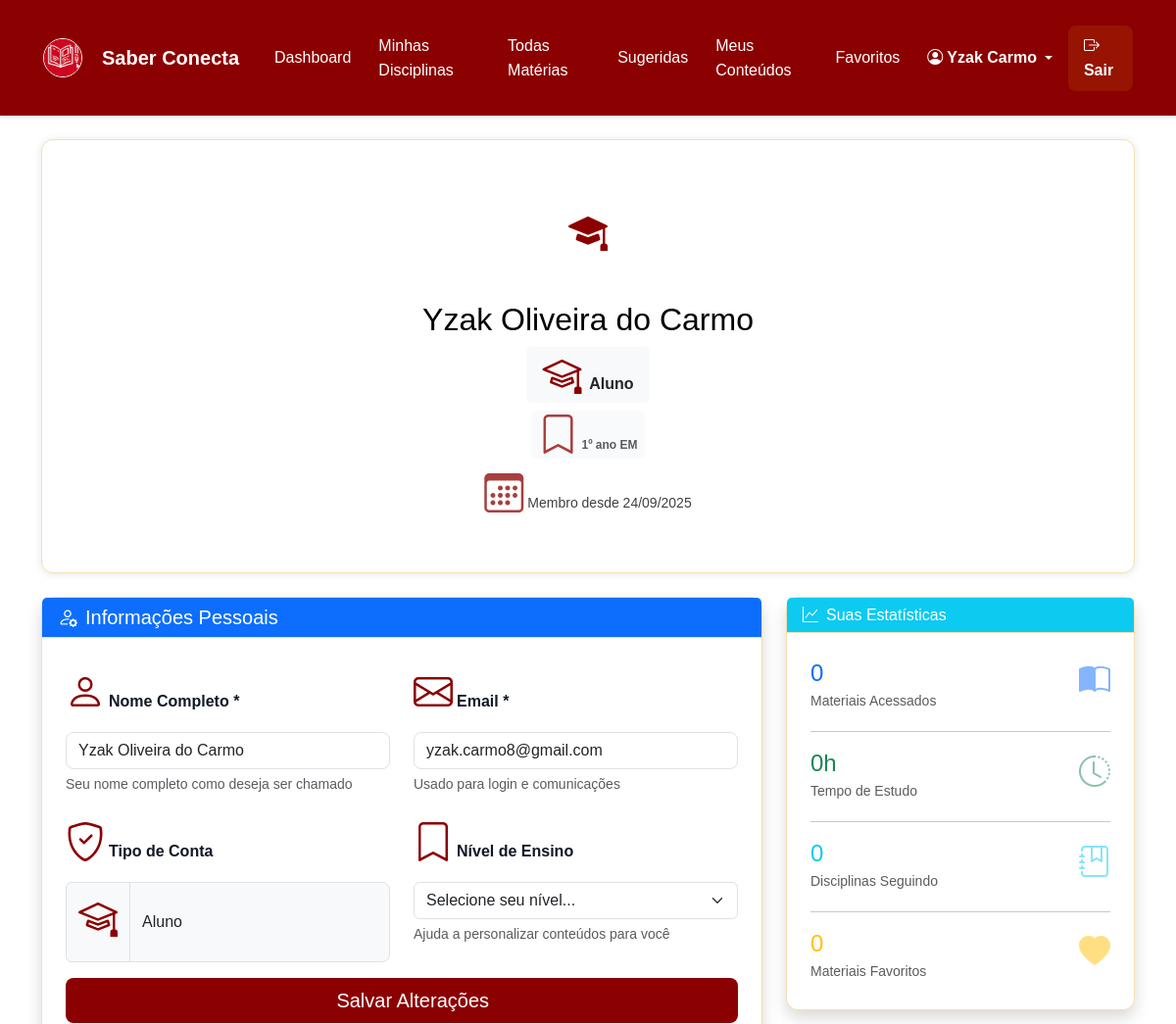
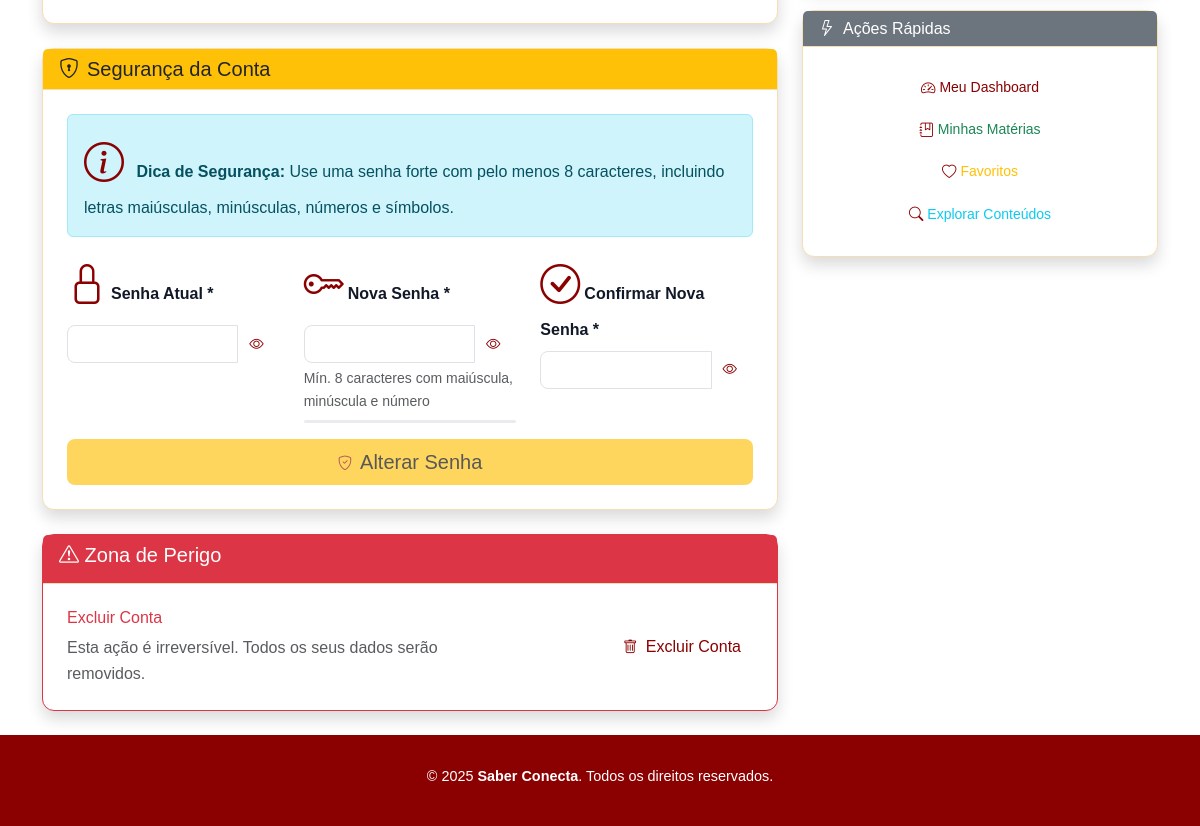
Screenshot of /?route=usuario/perfil (signed in) with the database file from the repository (2 pictures, top to bottom).
### tables this page shows
CREATE TABLE `usuarios` (
  `id` int(11) NOT NULL,
  `nome` varchar(150) NOT NULL,
  `email` varchar(150) NOT NULL,
  `senha` varchar(255) NOT NULL,
  `tipo` enum('aluno','professor','admin') NOT NULL DEFAULT 'aluno',
  `nivel_escolar` varchar(100) DEFAULT NULL,
  `especializacao` varchar(100) DEFAULT NULL,
  `instituicao` varchar(150) DEFAULT NULL,
  `bio` text DEFAULT NULL,
  `created_at` timestamp NULL DEFAULT current_timestamp()
);

### app/views/usuario/perfil.php (the view, shortened to what the rows shown need)
<?php include_once 'app/views/partials/header.php'; ?>
<div class="container my-4">
  <div class="row">
    <div class="col-12">
      <div class="card bg-gradient mb-4"
           style="background: linear-gradient(135deg, <?= $_SESSION['usuario_tipo'] === 'aluno' ? '#007bff, #6f42c1' : '#28a745, #17a2b8' ?>);">
        <div class="card-body text-center py-5">
          <div class="avatar-circle mx-auto mb-3"
               style="width: 100px; height: 100px; background: rgba(255,255,255,0.2); border-radius: 50%; display: flex; align-items: center; justify-content: center;">
            <i class="bi bi-<?= $_SESSION['usuario_tipo'] === 'aluno' ? 'mortarboard-fill' : 'person-workspace' ?> fs-1"></i>
          </div>
          <h2 class="text-black"><?= htmlspecialchars($_SESSION['usuario_nome'] ?? 'Usuário') ?></h2>
          <p class="mb-2">
            <span class="badge bg-light text-dark fs-6 px-3 py-2">
              <i class="bi bi-<?= $_SESSION['usuario_tipo'] === 'aluno' ? 'mortarboard' : 'easel' ?> me-1"></i>
              <?= $_SESSION['usuario_tipo'] === 'aluno' ? 'Aluno' : 'Professor' ?>
            </span>
          </p>
          <?php if (!empty($usuario['nivel_escolar']) && $_SESSION['usuario_tipo'] === 'aluno'): ?>
            <p class="mb-1">
              <small class="badge bg-light text-dark opacity-75">
                <i class="bi bi-bookmark me-1"></i><?= htmlspecialchars($usuario['nivel_escolar']) ?>
              </small>
            </p>
          <?php endif; ?>
          <small class="text-black opacity-75">
            <i class="bi bi-calendar3 me-1"></i>Membro desde <?= isset($usuario['created_at']) ? date('d/m/Y', strtotime($usuario['created_at'])) : date('d/m/Y') ?>
          </small>
        </div>
      </div>
    </div>
  </div>
  <div class="row">
    <div class="col-md-8">
      <div class="card shadow mb-4">
        <div class="card-header bg-primary text-white">
          <h5 class="mb-0">
            <i class="bi bi-person-gear me-2"></i>Informações Pessoais
          </h5>
        </div>
        <div class="card-body">
          <form method="POST" action="?route=usuario/atualizarPerfil" id="formDados">
            <div class="row">
              <div class="col-md-6 mb-3">
                <label for="nome" class="form-label fw-semibold">
                  <i class="bi bi-person me-1"></i>Nome Completo *
                </label>
                <input type="text" class="form-control" id="nome" name="nome"
                       value="<?= htmlspecialchars($usuario['nome'] ?? $_SESSION['usuario_nome']) ?>"
                       required minlength="3" maxlength="100">
                <div class="form-text">Seu nome completo como deseja ser chamado</div>
              </div>
              <div class="col-md-6 mb-3">
                <label for="email" class="form-label fw-semibold">
                  <i class="bi bi-envelope me-1"></i>Email *
                </label>
                <input type="email" class="form-control" id="email" name="email"
                       value="<?= htmlspecialchars($usuario['email'] ?? '') ?>"
                       required maxlength="150">
                <div class="form-text">Usado para login e comunicações</div>
              </div>
            </div>
            <div class="row">
              <div class="col-md-6 mb-3">
                <label for="tipo" class="form-label fw-semibold">
                  <i class="bi bi-shield-check me-1"></i>Tipo de Conta
                </label>
                <div class="input-group">
                  <span class="input-group-text">
                    <i class="bi bi-<?= $_SESSION['usuario_tipo'] === 'aluno' ? 'mortarboard' : 'easel' ?>"></i>
                  </span>
                  <input type="text" class="form-control bg-light" id="tipo"
                         value="<?= $_SESSION['usuario_tipo'] === 'aluno' ? 'Aluno' : 'Professor' ?>" readonly>
                </div>
              </div>
              <?php if ($_SESSION['usuario_tipo'] === 'aluno'): ?>
                <div class="col-md-6 mb-3">
                  <label for="nivel_escolar" class="form-label fw-semibold">
                    <i class="bi bi-bookmark me-1"></i>Nível de Ensino
                  </label>
                  <select class="form-select" id="nivel_escolar" name="nivel_escolar">
                    <option value="">Selecione seu nível...</option>
                  </select>
                  <div class="form-text">Ajuda a personalizar conteúdos para você</div>
                </div>
              <?php endif; ?>
            </div>
            <div class="d-grid">
              <button type="submit" class="btn btn-primary btn-lg">
                <i class="bi bi-check-circle me-2"></i>Salvar Alterações
              </button>
            </div>
          </form>
        </div>
      </div>
      <div class="card shadow mb-4">
        <div class="card-header bg-warning text-dark">
          <h5 class="mb-0">
            <i class="bi bi-shield-lock me-2"></i>Segurança da Conta
          </h5>
        </div>
        <div class="card-body">
          <div class="alert alert-info mb-3">
            <i class="bi bi-info-circle me-2"></i>
            <strong>Dica de Segurança:</strong> Use uma senha forte com pelo menos 8 caracteres,
            incluindo letras maiúsculas, minúsculas, números e símbolos.
          </div>
          <form method="POST" action="?route=usuario/alterarSenha" id="formSenha">
            <div class="row">
              <div class="col-md-4 mb-3">
                <label for="senha_atual" class="form-label fw-semibold">
                  <i class="bi bi-lock me-1"></i>Senha Atual *
                </label>
                <div class="input-group">
                  <input type="password" class="form-control" id="senha_atual" name="senha_atual" required>
                  <button class="btn btn-outline-secondary" type="button" onclick="togglePassword('senha_atual')">
                    <i class="bi bi-eye" id="icon_senha_atual"></i>
                  </button>
                </div>
              </div>
              <div class="col-md-4 mb-3">
                <label for="nova_senha" class="form-label fw-semibold">
                  <i class="bi bi-key me-1"></i>Nova Senha *
                </label>
                <div class="input-group">
                  <input type="password" class="form-control" id="nova_senha" name="nova_senha"
                         minlength="8" required pattern="^(?=.*[a-z])(?=.*[A-Z])(?=.*\d).{8,}$">
                  <button class="btn btn-outline-secondary" type="button" onclick="togglePassword('nova_senha')">
                    <i class="bi bi-eye" id="icon_nova_senha"></i>
                  </button>
                </div>
                <div class="form-text">
                  Mín. 8 caracteres com maiúscula, minúscula e número
                </div>
                <div class="progress mt-2" style="height: 3px;">
                </div>
              </div>
              <div class="col-md-4 mb-3">
                <label for="confirmar_senha" class="form-label fw-semibold">
                  <i class="bi bi-check-circle me-1"></i>Confirmar Nova Senha *
                </label>
                <div class="input-group">
                  <input type="password" class="form-control" id="confirmar_senha" name="confirmar_senha"
                         minlength="8" required>
                  <button class="btn btn-outline-secondary" type="button" onclick="togglePassword('confirmar_senha')">
                    <i class="bi bi-eye" id="icon_confirmar_senha"></i>
                  </button>
                </div>
              </div>
            </div>
            <div class="d-grid">
              <button type="submit" class="btn btn-warning btn-lg" id="btn_alterar_senha" disabled>
                <i class="bi bi-shield-check me-2"></i>Alterar Senha
              </button>
            </div>
          </form>
        </div>
      </div>
      <div class="card shadow border-danger">
        <div class="card-header bg-danger text-white">
          <h5><i class="bi bi-exclamation-triangle icon"></i> Zona de Perigo</h5>
        </div>
        <div class="card-body">
          <div class="row align-items-center">
            <div class="col-md-8">
              <h6 class="text-danger">Excluir Conta</h6>
              <p class="text-muted mb-0">Esta ação é irreversível. Todos os seus dados serão removidos.</p>
            </div>
            <div class="col-md-4 text-end">
              <button type="button" class="btn btn-outline-danger" data-bs-toggle="modal" data-bs-target="#modalExcluir">
                <i class="bi bi-trash icon"></i> Excluir Conta
              </button>
            </div>
          </div>
        </div>
      </div>
    </div>
<div class="col-md-4">
  <div class="card shadow mb-4">
    <div class="card-header bg-<?= $_SESSION['usuario_tipo'] === 'aluno' ? 'info' : 'success' ?> text-white">
      <h6 class="mb-0">
        <i class="bi bi-graph-up me-2"></i>Suas Estatísticas
      </h6>
    </div>
    <div class="card-body">
      <?php if ($_SESSION['usuario_tipo'] === 'aluno'): ?>
        <div class="d-flex justify-content-between align-items-center mb-3">
          <div>
            <h4 class="text-primary mb-0"><?= $estatisticas['materiais_acessados'] ?? 0 ?></h4>
            <small class="text-muted">Materiais Acessados</small>
          </div>
          <i class="bi bi-book-half fs-2 text-primary opacity-50"></i>
        </div>
        <hr>
        <div class="d-flex justify-content-between align-items-center mb-3">
          <div>
            <h4 class="text-success mb-0"><?= $estatisticas['tempo_estudo'] ?? '0h' ?></h4>
            <small class="text-muted">Tempo de Estudo</small>
          </div>
          <i class="bi bi-clock-history fs-2 text-success opacity-50"></i>
        </div>
        <hr>
        <div class="d-flex justify-content-between align-items-center mb-3">
          <div>
            <h4 class="text-info mb-0"><?= $estatisticas['disciplinas'] ?? 0 ?></h4>
            <small class="text-muted">Disciplinas Seguindo</small>
          </div>
          <i class="bi bi-journal-bookmark fs-2 text-info opacity-50"></i>
        </div>
        <hr>
        <div class="d-flex justify-content-between align-items-center">
          <div>
            <h4 class="text-warning mb-0"><?= $estatisticas['favoritos'] ?? 0 ?></h4>
            <small class="text-muted">Materiais Favoritos</small>
          </div>
          <i class="bi bi-heart-fill fs-2 text-warning opacity-50"></i>
        </div>
      <?php endif; ?>
      </div>
    </div>
      <div class="card shadow mb-4">
        <div class="card-header bg-secondary text-white">
          <h6 class="mb-0">
            <i class="bi bi-lightning me-2"></i>Ações Rápidas
          </h6>
        </div>
        <div class="card-body">
          <?php if ($_SESSION['usuario_tipo'] === 'aluno'): ?>
            <div class="d-grid gap-2">
              <a href="?route=aluno/dashboard" class="btn btn-outline-primary btn-sm">
                <i class="bi bi-speedometer2 me-1"></i>Meu Dashboard
              </a>
              <a href="?route=aluno/minhasMaterias" class="btn btn-outline-success btn-sm">
                <i class="bi bi-journal-bookmark me-1"></i>Minhas Matérias
              </a>
              <a href="?route=aluno/Conteudos_favoritos" class="btn btn-outline-warning btn-sm">
                <i class="bi bi-heart me-1"></i>Favoritos
              </a>
              <a href="?route=aluno/todasMaterias" class="btn btn-outline-info btn-sm">
                <i class="bi bi-search me-1"></i>Explorar Conteúdos
              </a>
            </div>
          <?php endif; ?>
        </div>
      </div>
    </div>
  </div>
</div>

### rows the page displays
usuarios: nivel_escolar "1º ano EM", created_at "24/09/2025", nome "Yzak Oliveira do Carmo", email "yzak.carmo8@gmail.com"

### other values shown
$partes[0] "Yzak"
end($partes) "Carmo"
$_SESSION['usuario_nome'] "Yzak Oliveira do Carmo"
$estatisticas['materiais_acessados'] "0"
$estatisticas['tempo_estudo'] "0h"
$estatisticas['disciplinas'] "0"
$estatisticas['favoritos'] "0"
